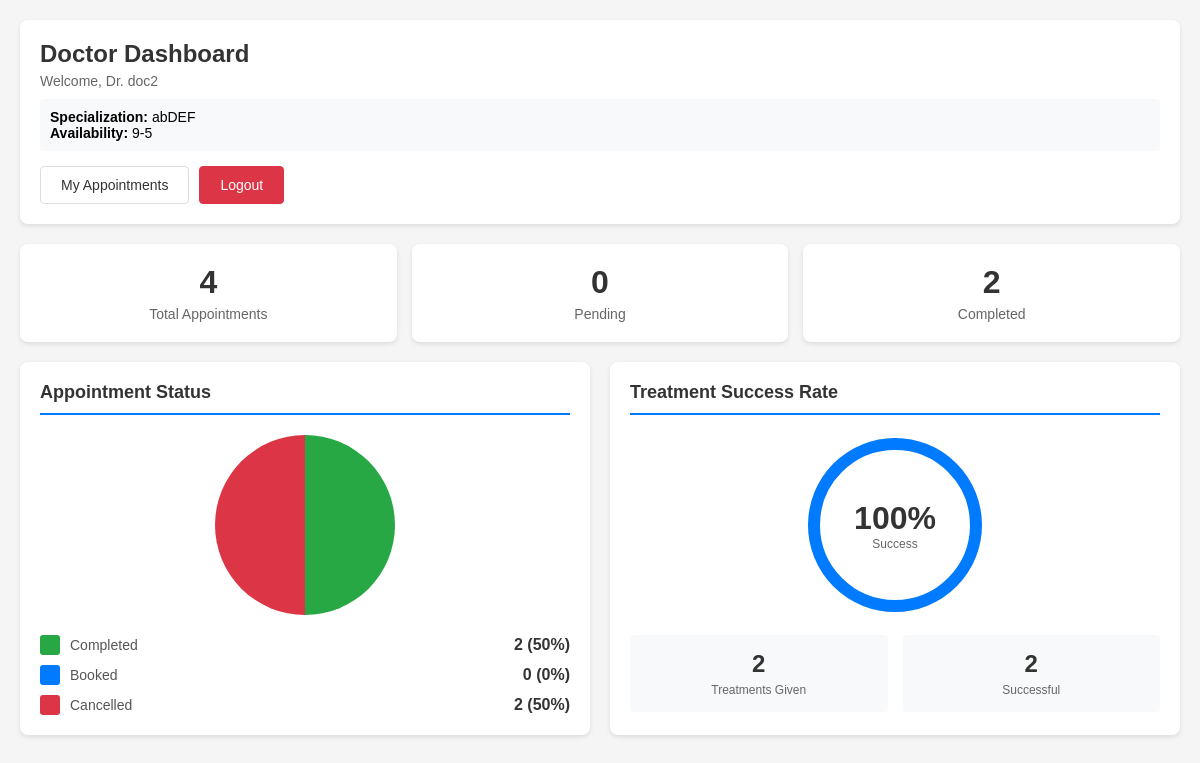
/doctor/dashboard (signed in), run on an earlier commit of the app's database.
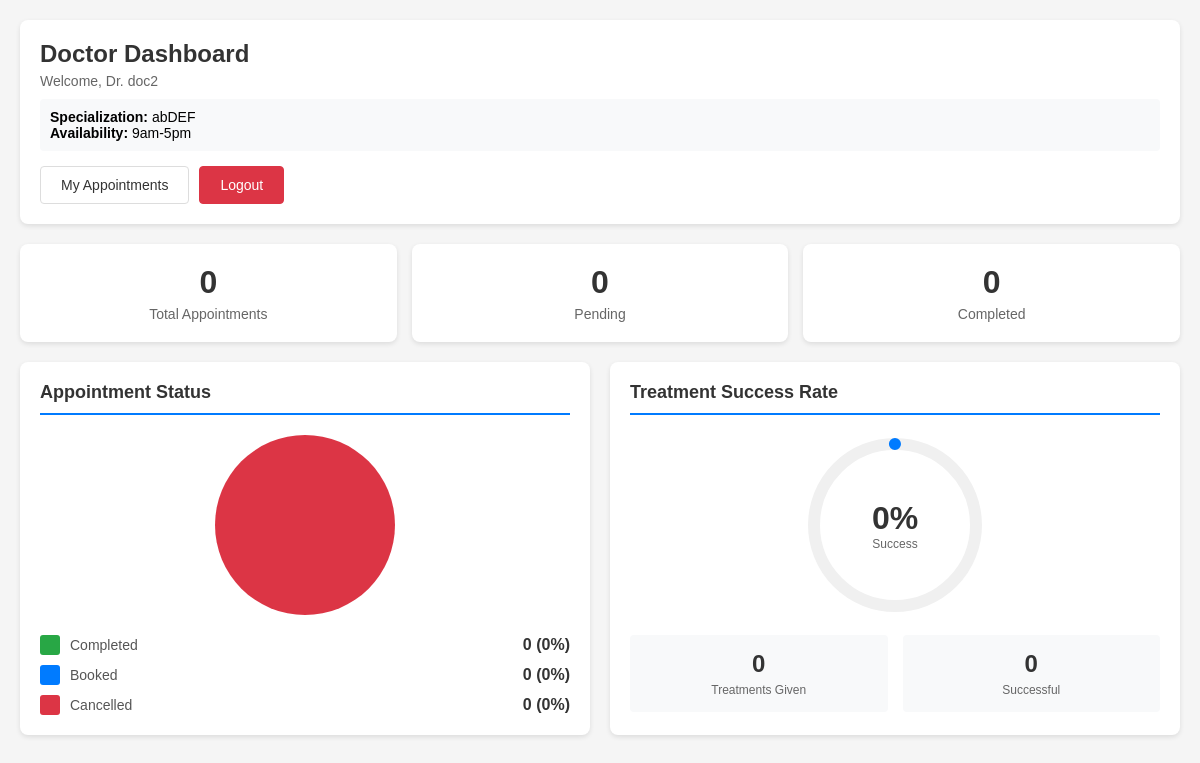
And on a later commit of the database.
### app.py (models this page shows, shortened)
class Doctor(db.Model):
    __tablename__ = 'doctor'
    id = db.Column(db.Integer, primary_key=True, autoincrement=True)
    user_id = db.Column(db.Integer, db.ForeignKey('user.id'), nullable=False)
    specialization = db.Column(db.String(100), nullable=False)
    availability = db.Column(db.String(255), nullable=True)
    user = db.relationship('User', backref='doctor')

### app.py (the view)
@app.route('/doctor/dashboard')
def doc_dashboard():
    if 'user_id' not in session or session.get('role') != 'doctor':
        flash('Access denied', 'error')
        return redirect(url_for('login'))
    doctor = Doctor.query.filter_by(user_id=session['user_id']).first()
    if not doctor:
        flash('Doctor profile not found', 'error')
        return redirect(url_for('login'))
    total_appointments = Appointment.query.filter_by(doctor_id=doctor.id).count()
    pending = Appointment.query.filter_by(doctor_id=doctor.id, status='Booked').count()
    completed = Appointment.query.filter_by(doctor_id=doctor.id, status='Completed').count()
    cancelled = Appointment.query.filter_by(doctor_id=doctor.id, status='Cancelled').count()
    if total_appointments > 0:
        completed_percentage = round((completed / total_appointments) * 100)
        booked_percentage = round((pending / total_appointments) * 100)
        cancelled_percentage = round((cancelled / total_appointments) * 100)
    else:
        completed_percentage = 0
        booked_percentage = 0
        cancelled_percentage = 0
    completed_appointment_ids = [a.id for a in Appointment.query.filter_by(doctor_id=doctor.id, status='Completed').all()]
    treatments_given = Treatment.query.filter(Treatment.appointment_id.in_(completed_appointment_ids)).count() if completed_appointment_ids else 0
    successful_treatments = treatments_given  # Assuming all treatments are successful
    success_rate = round((successful_treatments / completed * 100) if completed > 0 else 0)
    return render_template('doc_dashboard.html',
                           doctor=doctor,
                           total_appointments=total_appointments,
                           pending=pending,
                           completed=completed,
                           cancelled=cancelled,
                           completed_percentage=completed_percentage,
                           booked_percentage=booked_percentage,
                           cancelled_percentage=cancelled_percentage,
                           success_rate=success_rate,
                           treatments_given=treatments_given,
                           successful_treatments=successful_treatments)

### templates/doc_dashboard.html (shortened to what this page needs)
<!DOCTYPE html>
<html lang="en">
<head>
</head>
<body>
    <div class="container">
        <div class="header">
            <h1>Doctor Dashboard</h1>
            <p>Welcome, Dr. {{ doctor.user.username }}</p>
            <div class="doctor-info">
                <strong>Specialization:</strong> {{ doctor.specialization }}<br>
                <strong>Availability:</strong> {{ doctor.availability }}
            </div>
            <div class="nav-buttons">
                <a href="/doctor/appointments" class="btn">My Appointments</a>
                <a href="/logout" class="btn btn-danger">Logout</a>
            </div>
        </div>
        <div class="stats-overview">
            <div class="stat-card">
                <div class="stat-number">{{ total_appointments }}</div>
                <div class="stat-label">Total Appointments</div>
            </div>
            <div class="stat-card">
                <div class="stat-number">{{ pending }}</div>
                <div class="stat-label">Pending</div>
            </div>
            <div class="stat-card">
                <div class="stat-number">{{ completed }}</div>
                <div class="stat-label">Completed</div>
            </div>
        </div>
        <div class="charts-grid">
            <div class="chart-card">
                <h2 class="chart-title">Appointment Status</h2>
                <div class="pie-chart" style="
                    --completed-deg: {{ completed_percentage * 3.6 }}deg;
                    --booked-deg: {{ (completed_percentage + booked_percentage) * 3.6 }}deg;
                "></div>
                <div class="legend">
                    <div class="legend-item">
                        <div class="legend-color" style="background: #28a745;"></div>
                        <span class="legend-label">Completed</span>
                        <span class="legend-value">{{ completed }} ({{ completed_percentage }}%)</span>
                    </div>
                    <div class="legend-item">
                        <div class="legend-color" style="background: #007bff;"></div>
                        <span class="legend-label">Booked</span>
                        <span class="legend-value">{{ pending }} ({{ booked_percentage }}%)</span>
                    </div>
                    <div class="legend-item">
                        <div class="legend-color" style="background: #dc3545;"></div>
                        <span class="legend-label">Cancelled</span>
                        <span class="legend-value">{{ cancelled }} ({{ cancelled_percentage }}%)</span>
                    </div>
                </div>
            </div>
            <div class="chart-card">
                <h2 class="chart-title">Treatment Success Rate</h2>
                <div class="circular-progress" style="--progress-offset: {{ 508 - (success_rate * 5.08) }};">
                    <svg width="180" height="180">
                        <circle class="circle-bg" cx="90" cy="90" r="81"></circle>
                        <circle class="circle-progress" cx="90" cy="90" r="81"></circle>
                    </svg>
                    <div class="circular-text">
                        <div class="percentage">{{ success_rate }}%</div>
                        <div class="label">Success</div>
                    </div>
                </div>
                <div class="success-metrics">
                    <div class="metric-box">
                        <div class="metric-number">{{ treatments_given }}</div>
                        <div class="metric-label">Treatments Given</div>
                    </div>
                    <div class="metric-box">
                        <div class="metric-number">{{ successful_treatments }}</div>
                        <div class="metric-label">Successful</div>
                    </div>
                </div>
            </div>
        </div>
    </div>
</body>
</html>

What changed in the data, as far as the page shows it:
changed Doctor "abDEF": availability "9-5" → "9am-5pm"
Also different on the page:
{{ total_appointments }}: "4" → "0"
{{ completed }}: "2" → "0"
{{ completed_percentage * 3.6 }}: 180.0 → 0.0 (drawn)
{{ completed_percentage }}: "50" → "0"
{{ cancelled }}: "2" → "0"
{{ cancelled_percentage }}: "50" → "0"
{{ success_rate }}: "100" → "0"
{{ treatments_given }}: "2" → "0"
{{ successful_treatments }}: "2" → "0"
